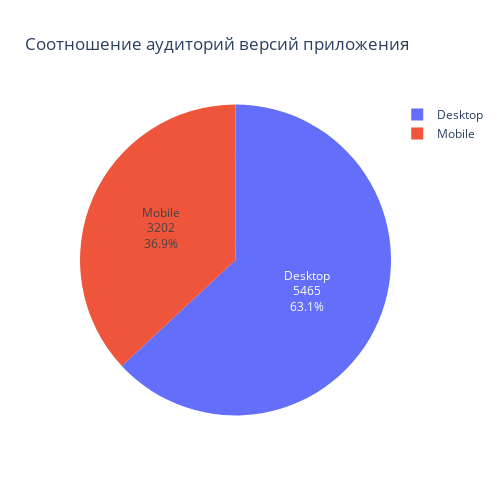

Notebook cell for this chart:
### Markdown cell above
Анализ общей воронки пользовательского пути:
- Начальный шаг авторизации прошли 7 410 пользователей, но только 25,3% из них дошли до оформления заказа.
- Наибольший отток происходит на этапах регистрации и подтверждения телефона — здесь теряется ~27% всех пользователей (конверсия step-by-step 77,3%).
- Наиболее эффективный этап конверсии - просмотр страницы блюда с конверсией step-by-step 90,6%.

**Вывод:** основные проблемы удержания сосредоточены в начальной фазе взаимодействия с сервисом.

### Code cell
# Оценим соотношение аудиторий десктопной и мобильной версий приложения
df_device = df.groupby('device_type')['user_id'].nunique().reset_index().rename(columns={'user_id': 'cnt_users'})

fig = px.pie(df_device, 
             values='cnt_users', 
             names='device_type',
             title='Соотношение аудиторий версий приложения',
             hover_data=['cnt_users'])

fig.update_traces(textinfo='percent+label+value')

fig.update_layout(font_size=12)
fig.update_layout(width=500, height=500)

fig.show()

### Figure 1 — Plotly figure (JSON) as saved in the notebook; plotly's stock layout.template omitted (floating-point values rounded to 4 significant figures)
{"data": [{"customdata": [[5465], [3202]], "domain": {"x": [0, 1], "y": [0, 1]}, "hovertemplate": "device_type=%{label}<br>cnt_users=%{customdata[0]}<extra></extra>", "labels": ["Desktop", "Mobile"], "legendgroup": "", "name": "", "showlegend": true, "textinfo": "percent+label+value", "type": "pie", "values": [5465, 3202]}], "layout": {"font": {"size": 12}, "height": 500, "legend": {"tracegroupgap": 0}, "title": {"text": "Соотношение аудиторий версий приложения"}, "width": 500}}
